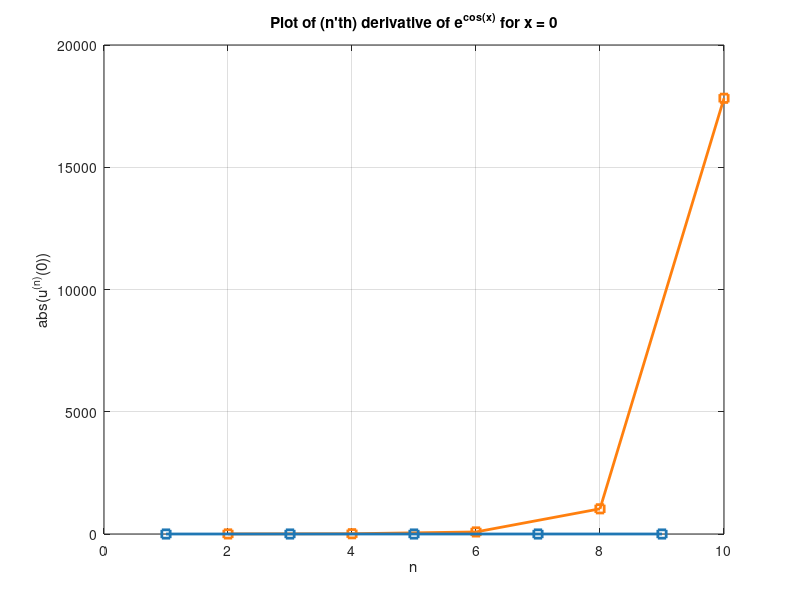

Write the MATLAB code that produced this figure. (Note: this script raises an error after producing the figure.)
close all
clear all
clc

n_even = linspace(2,10,5);
n_uneven = linspace(1,9,5);
un_even = [-exp(1) 4*exp(1) -31*exp(1) 379*exp(1) -6556*exp(1)];
un_uneven = [0 0 0 0 0];
%%
figure; 

plot(n_even ,abs(un_even),'s-','LineWidth',2,'Color',[1.0000, 0.4980, 0.0549])
hold on
plot(n_uneven, un_uneven, 's-','LineWidth',2,'Color',[0.1216, 0.4667, 0.7059])
grid on
title("Plot of (n'th) derivative of e^{cos(x)} for x = 0")
xlabel("n")
ylabel("abs(u^{(n)}(0))")
H = gca; 
H.LineWidth = 1;
H.FontSize = 12;
xlim([-0.5 10.5])
ylim([-500*exp(1) 6900*exp(1)])
legend(["Even" "Uneven"])

